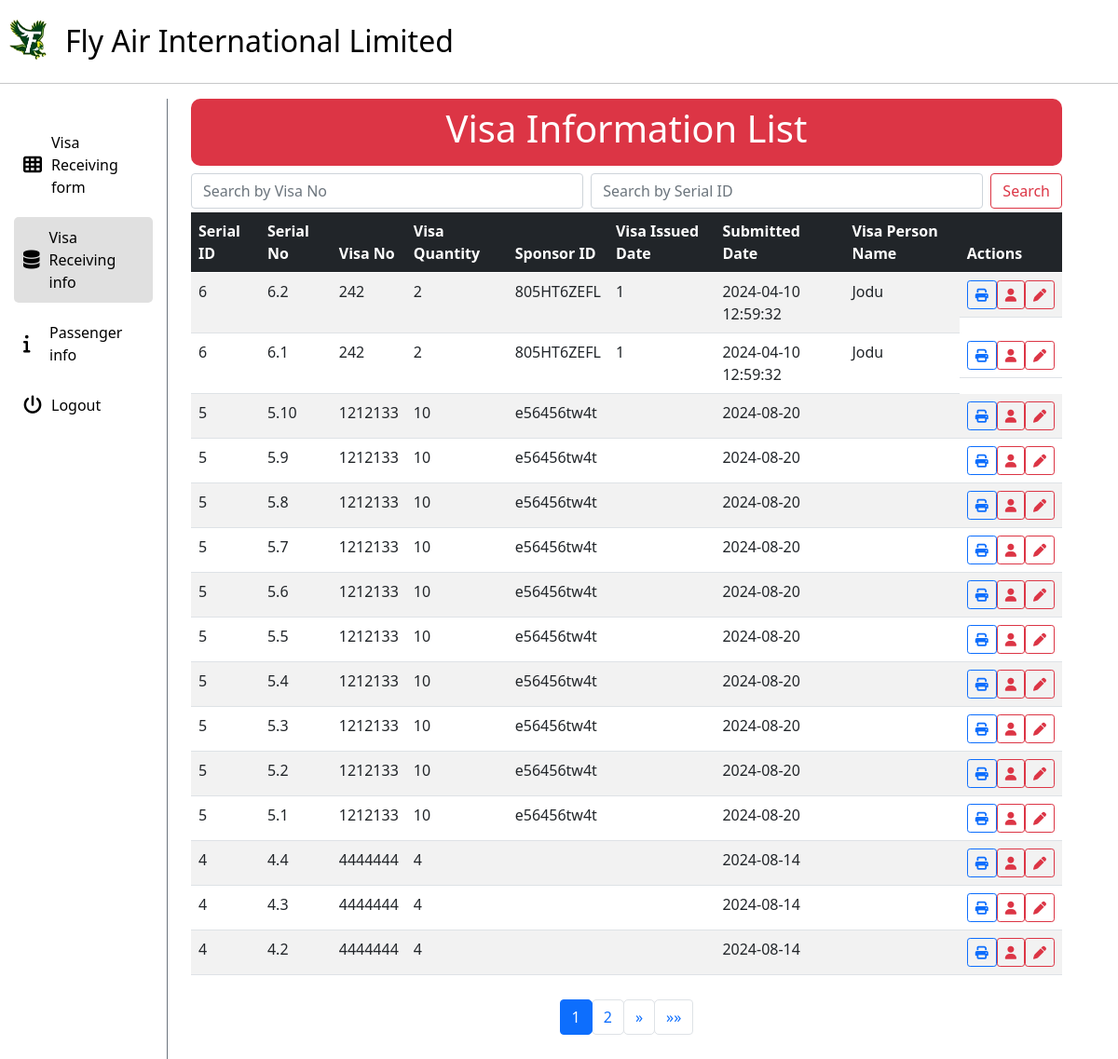
The page /uae_visa/form_1_list/ (signed in) on the database its author committed.
### uae_visa/models.py (models this page shows, shortened)
class VisaInfo(models.Model):
    serial_id = models.IntegerField(unique=True, null=True, blank=True)
    visa_qnt = models.IntegerField(null=True, blank=True)
    visa_no = models.CharField(max_length=50, null=True, blank=True)
    visa_iss_dt = models.CharField(max_length=50, null=True, blank=True, default='')
    submitted_date = models.CharField(max_length=50, null=True, blank=True, default='')
    destination = models.CharField(max_length=50, null=True, blank=True, default='')
    visa_person_name = models.CharField(max_length=50, null=True, blank=True, default='')
    village = models.CharField(max_length=50, null=True, blank=True, default='')
    thana = models.CharField(max_length=50, null=True, blank=True, default='')
    phone_no = models.CharField(max_length=20, null=True, blank=True, default='')
    post_office = models.CharField(max_length=50, null=True, blank=True, default='')
    district = models.CharField(max_length=50, null=True, blank=True, default='')
    mobile = models.CharField(max_length=20, null=True, blank=True, default='')
    sponser_id = models.CharField(max_length=50, null=True, blank=True, default='')
    sponser_name_english = models.CharField(max_length=200, null=True, blank=True, default='')
    sponser_name_arabic = models.CharField(max_length=200, null=True, blank=True, default='')
    sponser_phone = models.CharField(max_length=20, null=True, blank=True, default='')
    sponser_address = models.CharField(max_length=100, null=True, blank=True, default='')
    sender_name = models.CharField(max_length=100, null=True, blank=True, default='')
    sender_phone = models.CharField(max_length=20, null=True, blank=True, default='')
    sender_address = models.CharField(max_length=50, null=True, blank=True, default='')

class VisaApplication(models.Model):
    visa_info = models.ForeignKey(VisaInfo, on_delete=models.CASCADE, null=True, blank=True)
    serial_no = models.CharField(max_length=50, null=True, blank=True)
    SEX_CHOICES = [('----', '----'), ('Male', 'Male'), ('Female', 'Female')]
    POT_CHOICES = [('----', '----'), ('WORK', 'WORK'), ('TRANSIT', 'TRANSIT'), ('VISIT', 'VISIT'), ('UMRAH', 'UMRAH'), ('RESIDENCE', 'RESIDENCE'),
                   ('HAJJ', 'HAJJ'), ('DIPLOMACY', 'DIPLOMACY')]
    f_name = models.CharField(max_length=50, null=True, blank=True, default='')
    father_name = models.CharField(max_length=50, null=True, blank=True, default='')
    dob = models.CharField(max_length=50, null=True, blank=True, default='')
    prv_nationality = models.CharField(max_length=50, null=True, blank=True, default='BANGLADESHI')
    prs_nationality = models.CharField(max_length=50, null=True, blank=True, default='BANGLADESHI')
    sex = models.CharField(max_length=6, choices=SEX_CHOICES, default='----', null=True, blank=True)
    marital_s = models.CharField(max_length=50, null=True, blank=True, default='MARRIED')
    sect = models.CharField(max_length=50, null=True, blank=True, default='')
    religion = models.CharField(max_length=50, null=True, blank=True, default='ISLAM')
    poi_1 = models.CharField(max_length=50, null=True, blank=True, default='DHAKA')
    qualification = models.CharField(max_length=50, null=True, blank=True, default='CLASS EIGHT')
    profession = models.CharField(max_length=50, null=True, blank=True, default='WORKER')
    home_add_and_tel_no = models.CharField(max_length=50, null=True, blank=True, default='')
    pot = models.CharField(max_length=10, choices=POT_CHOICES, default='----', null=True, blank=True)
    date_passport_issued = models.CharField(max_length=50, null=True, blank=True, default='')
    passport_no = models.CharField(max_length=50, null=True, blank=True, default='')
    dosK = models.CharField(max_length=50, null=True, blank=True, default='')
    doa = models.CharField(max_length=50, null=True, blank=True, default='')
    dod = models.CharField(max_length=50, null=True, blank=True, default='')
    relationship = models.CharField(max_length=50, null=True, blank=True, default='')
    office_date = models.CharField(max_length=50, null=True, blank=True, default='')
    office_fee = models.CharField(max_length=50, null=True, blank=True, default='')
    office_type = models.CharField(max_length=50, null=True, blank=True, default='')
    office_duration = models.CharField(max_length=50, null=True, blank=True, default='')
    mofa_no = models.CharField(max_length=50, null=True, blank=True, default='')

### uae_visa/views.py (the view)
# urls.py: path('form_1_list/', views.form_1_list, name='form_1_list'),
@login_required
def form_1_list(request):
    visa_infos = VisaInfo.objects.all().order_by('-id')
    visa_applications = VisaApplication.objects.all().order_by('-id')
    paginator = Paginator(visa_applications, 15)  # 10 items per page
    page_number = request.GET.get('page')
    page_obj = paginator.get_page(page_number)
    context = {
        'visa_infos': visa_infos,
        'page_obj': page_obj,  # Use page_obj in the template
    }
    return render(request, 'list/form1_v2.html', context)

### templates/list/form1_v2.html (shortened to what this page needs)
<!DOCTYPE html>
<html lang="en">
<head>
    {% load static %}
    <link href="https://cdn.jsdelivr.net/npm/bootstrap@5.0.0-beta3/dist/css/bootstrap.min.css" rel="stylesheet">
    <link rel="stylesheet" href="https://cdnjs.cloudflare.com/ajax/libs/font-awesome/6.6.0/css/all.min.css">
</head>
<body>
    <div style="display: flex; margin-top: 15px;">
        <img src="{% static 'img/logo-1.png' %}" style="width: 5%;">
        <h2 class="my-auto"><a href="{% url 'home' %}" style="color: black;">Fly Air International Limited</a></h2>
    </div>
    <hr>
    <div style="display: flex;">
        <div class="sideBar" style="width: 15%; padding: 15px;">
            <ul>
                <li>
                    <a href="{% url 'visa_info' %}">
                        <i class="fas fa-th icon"></i>
                        Visa Receiving form
                    </a>
                </li>
                <li>
                    <a href="{% url 'form_1_list' %}" class="selected">
                        <i class="fas fa-database icon"></i>
                        Visa Receiving info
                    </a>
                </li>
                <li>
                    <a href="{% url 'form_2_list' %}">
                        <i class="fas fa-info icon"></i>
                        Passenger info
                    </a>
                </li>
                <li>
                    <a href="{% url 'logout' %}">
                        <i class="fas fa-power-off icon"></i>
                        Logout
                    </a>
                </li>
            </ul>
        </div>
        <div class="mainSec" style="width: 80%;">
            <div class="text-center bg-danger text-white p-2 mb-2" style="border-radius: 10px">
                <h1>Visa Information List</h1>
            </div>
            <form class="d-flex mb-1" action="{% url 'form_1_search' %}" method="GET">{% csrf_token %}
                <input class="form-control me-2" type="text" id="visa_no" name="keyword1" placeholder="Search by Visa No" aria-label="Search">
                <input class="form-control me-2" type="text" id="serial_id" name="keyword2" placeholder="Search by Serial ID" aria-label="Search">
                <button class="btn btn-outline-danger" type="submit">Search</button>
            </form>
            <table id="mytable" class="table table-striped datatable" style="width:100%;" data-page-length="5">
                <thead>
                    <tr class="table-dark">
                        <th>Serial ID</th>
                        <th>Serial No</th>
                        <th>Visa No</th>
                        <th>Visa Quantity</th>
                        <th>Sponsor ID</th>
                        <th>Visa Issued Date</th>
                        <th>Submitted Date</th>
                        <th>Visa Person Name</th>
                        <th>Actions</th>
                    </tr>
                </thead>
                <tbody>
                    {% for visa_application in page_obj %}
                        {% for visa_info in visa_infos %}
                            {% if visa_application.visa_info == visa_info %}
                                <tr>
                                    <td>{{ visa_info.serial_id }}</td>
                                    <td>{{ visa_application.serial_no }}</td>
                                    <td>{{ visa_info.visa_no }}</td>
                                    <td>{{ visa_info.visa_qnt }}</td>
                                    <td>{{ visa_info.sponser_id|default:"" }}</td>
                                    <td>{{ visa_info.visa_iss_dt|default:"" }}</td>
                                    <td>{{ visa_info.submitted_date|default:"" }}</td>
                                    <td>{{ visa_info.visa_person_name|default:"" }}</td>
                                    <td style="display: flex;">
                                        <a href="{% url 'pdf_for_visa_info' visa_info.serial_id %}" target="_blank" class="btn btn-outline-primary btn-sm" style="width: 45%;"><i class="fa-solid fa-print"></i></a>
                                        <a href="{% url 'edit' visa_application.serial_no %}" class="btn btn-outline-danger btn-sm" style="width: 45%;"><i class="fa-solid fa-user"></i></a>
                                        <a href="{% url 'edit_visa_info' visa_info.serial_id %}" class="btn btn-outline-danger btn-sm" style="width: 45%;"><i class="fa-solid fa-pen"></i></a>
                                    </td>
                                </tr>
                            {% endif %}
                        {% endfor %}
                    {% endfor %}
                </tbody>
            </table>
            <div class="d-flex justify-content-center">
                <nav aria-label="Page navigation">
                    <ul class="pagination">
                        {% for i in page_obj.paginator.page_range %}
                            {% if page_obj.number == i %}
                                <li class="page-item active"><a class="page-link" href="?page={{ i }}">{{ i }}</a></li>
                            {% else %}
                                <li class="page-item"><a class="page-link" href="?page={{ i }}">{{ i }}</a></li>
                            {% endif %}
                        {% endfor %}
                        {% if page_obj.has_next %}
                            <li class="page-item">
                                <a class="page-link" href="?page={{ page_obj.next_page_number }}" aria-label="Next">
                                    <span aria-hidden="true">&raquo;</span>
                                </a>
                            </li>
                            <li class="page-item">
                                <a class="page-link" href="?page={{ page_obj.paginator.num_pages }}" aria-label="Last">
                                    <span aria-hidden="true">&raquo;&raquo;</span>
                                </a>
                            </li>
                        {% endif %}
                    </ul>
                </nav>
            </div>
        </div>
    </div>
</body>

### templates/list/form1_v2.html (style rules this page uses)
ul { list-style-type: none; padding: 0; }
li { margin: 10px 0; }
a { text-decoration: none; color: #000; display: flex; align-items: center; padding: 10px; border-radius: 5px; transition: background-color 0.3s; }
.selected { background-color: #e0e0e0; }
.icon { margin-right: 10px; font-size: 20px; width: 20px; }
.sideBar { padding-right: 10px; border-right: 1px solid #6c757d; }
.mainSec { padding-left: 25px; }

### rows shown on the page
VisaApplication: serial_no "6.2"
VisaInfo: serial_id "6", visa_no "242", visa_qnt "2", sponser_id "805HT6ZEFL", visa_iss_dt "1", submitted_date "2024-04-10 12:59:32", visa_person_name "Jodu"
VisaApplication: serial_no "6.1"
VisaApplication: serial_no "5.10"
VisaInfo: serial_id "5", visa_no "1212133", visa_qnt "10", sponser_id "e56456tw4t", submitted_date "2024-08-20"
VisaApplication: serial_no "5.9"
VisaApplication: serial_no "5.8"
VisaApplication: serial_no "5.7"
VisaApplication: serial_no "5.6"
VisaApplication: serial_no "5.5"
VisaApplication: serial_no "5.4"
VisaApplication: serial_no "5.3"
VisaApplication: serial_no "5.2"
VisaApplication: serial_no "5.1"
VisaApplication: serial_no "4.4"
VisaInfo: serial_id "4", visa_no "4444444", visa_qnt "4", submitted_date "2024-08-14"
VisaApplication: serial_no "4.3"
VisaApplication: serial_no "4.2"

### other values the page prints
{{ i }} "1"
{{ i }} "2"
